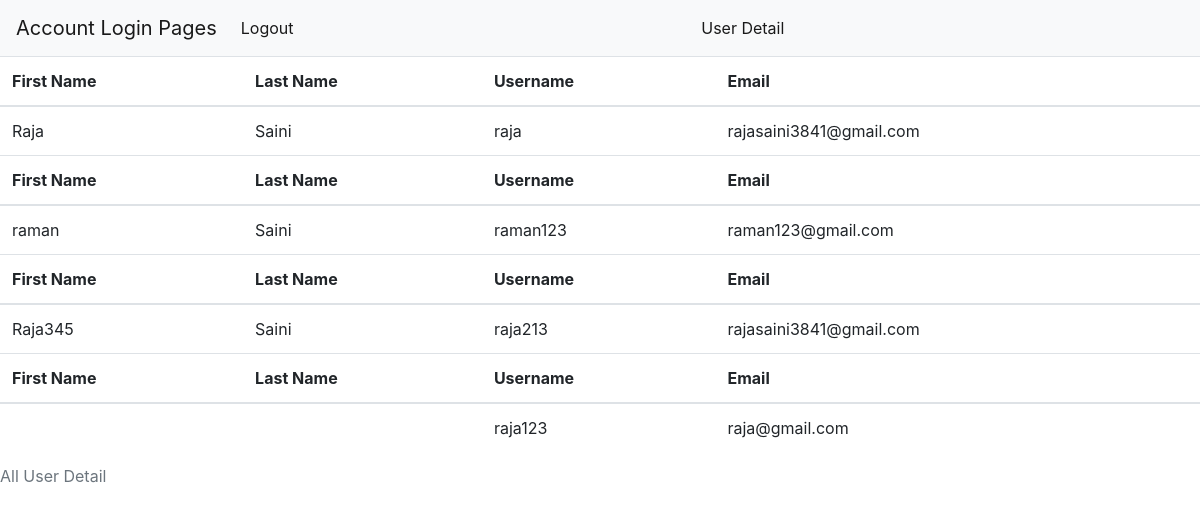
/userdetails, run on an earlier commit of the app's database.
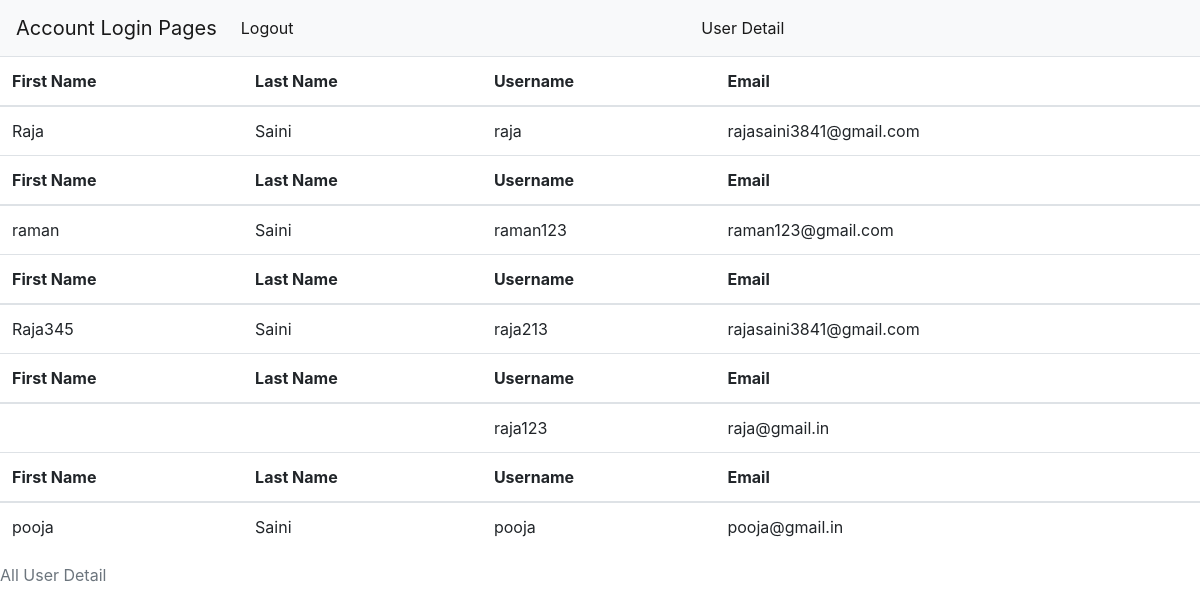
And on a later commit of the database.
### app/models.py (models this page shows, shortened)
class User(AbstractUser):
    image=models.ImageField(default=DEFAULT, blank=True, null=True, upload_to='image/')
    ONLINE = 'online'
    OFFLINE = 'offline'
    STATUS = (
        (ONLINE, 'On-line'),
        (OFFLINE, 'Off-line'),
    )
    status = models.CharField( max_length=100, choices=STATUS,default=OFFLINE )
    USERNAME_FIELD = 'username'
    REQUIRED_FIELDS = ['email']

### app/views.py (the view)
# urls.py: path("userdetails", views.AllUserDetail, name="userdetails"),
def AllUserDetail(request):
    user=User.objects.all()
    return render(request, "esss/alluser.html", {"user":user})

### app/templates/esss/alluser.html (shortened to what this page needs)
<!doctype html>
<html lang="en">
  <head>
    <link rel="stylesheet" href="https://stackpath.bootstrapcdn.com/bootstrap/4.5.2/css/bootstrap.min.css">
  </head>
  <body>
  <nav class="navbar navbar-expand-lg navbar-light bg-light">
  <a class="navbar-brand" href="#">Account Login Pages</a>
  <div class="collapse navbar-collapse" id="navbarNav">
    <ul class="navbar-nav">
      <li class="nav-item active">
        <a class="nav-link" href='/logout'>Logout <span class="sr-only">(current)</span></a>
      </li>
    </ul>
  </div>
    <div class="collapse navbar-collapse" id="navbaNav">
    <ul class="navbar-nav">
      <li class="nav-item active">
        <a class="nav-link" href=''>User Detail <span class="sr-only">(current)</span></a>
      </li>
    </ul>
  </div>
</nav>
  <table class="table caption-top">
  <caption>All User Detail</caption>
  <thead>
     {% for i in  user %}
    <tr>
      <th scope="col">First Name </th>
      <th scope="col">Last Name</th>
      <th scopr='col'> Username</th>
      <th scope="col">Email</th>
    </tr>
  </thead>
  <tbody>
    <tr>
      <td scope="row">{{i.first_name}}</td>
      <td scope="row">{{i.last_name}}</td>
      <td scope="row">{{i.username}}</td>
      <td scope="row">{{i.email}}</td>
    </tr>
{% endfor %}
  </tbody>
</table>
  </body>
</html>

What changed in the data, as far as the page shows it:
changed User "raja123": email "raja@gmail.com" → "raja@gmail.in"
added User: first_name "pooja", last_name "Saini", username "pooja", email "pooja@gmail.in"
